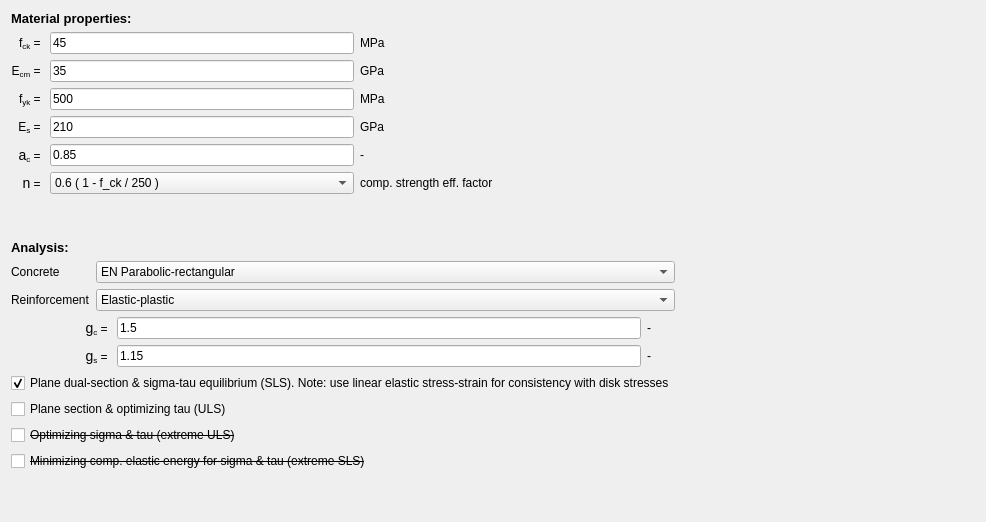
        <widget class="QWidget" name="tab_materials">
         <attribute name="title">
          <string>Materials &amp;&amp; Analysis</string>
         </attribute>
         <layout class="QHBoxLayout" name="horizontalLayout">
          <item>
           <layout class="QGridLayout" name="gridLayout_2">
            <item row="0" column="0">
             <layout class="QHBoxLayout" name="SLS_horizontalLayout">
              <item>
               <layout class="QVBoxLayout" name="Input_verticalLayout">
                <item>
                 <widget class="QLabel" name="label_3">
                  <property name="font">
                   <font>
                    <pointsize>10</pointsize>
                    <weight>75</weight>
                    <bold>true</bold>
                   </font>
                  </property>
                  <property name="text">
                   <string>Material properties:</string>
                  </property>
                 </widget>
                </item>
                <item>
                 <layout class="QGridLayout" name="gridLayout_3">
                  <item row="0" column="3">
                   <widget class="QLabel" name="label_17">
                    <property name="font">
                     <font>
                      <pointsize>9</pointsize>
                     </font>
                    </property>
                    <property name="text">
                     <string>MPa</string>
                    </property>
                   </widget>
                  </item>
                  <item row="1" column="0">
                   <widget class="QLabel" name="label_13">
                    <property name="font">
                     <font>
                      <pointsize>9</pointsize>
                     </font>
                    </property>
                    <property name="text">
                     <string>&lt;html&gt;&lt;head/&gt;&lt;body&gt;&lt;p&gt;E&lt;span style=&quot; vertical-align:sub;&quot;&gt;cm&lt;/span&gt; = &lt;/p&gt;&lt;/body&gt;&lt;/html&gt;</string>
                    </property>
                    <property name="alignment">
                     <set>Qt::AlignRight|Qt::AlignTrailing|Qt::AlignVCenter</set>
                    </property>
                   </widget>
                  </item>
                  <item row="2" column="2">
                   <widget class="QLineEdit" name="lineEdit_f_yk">
                    <property name="font">
                     <font>
                      <pointsize>9</pointsize>
                     </font>
                    </property>
                    <property name="text">
                     <string>500</string>
                    </property>
                   </widget>
                  </item>
                  <item row="0" column="2">
                   <widget class="QLineEdit" name="lineEdit_f_ck">
                    <property name="font">
                     <font>
                      <pointsize>9</pointsize>
                     </font>
                    </property>
                    <property name="text">
                     <string>45</string>
                    </property>
                   </widget>
                  </item>
                  <item row="1" column="2">
                   <widget class="QLineEdit" name="lineEdit_E_cm">
                    <property name="font">
                     <font>
                      <pointsize>9</pointsize>
                     </font>
                    </property>
                    <property name="text">
                     <string>35</string>
                    </property>
                   </widget>
                  </item>
                  <item row="0" column="0">
                   <widget class="QLabel" name="label_12">
                    <property name="font">
                     <font>
                      <pointsize>9</pointsize>
                     </font>
                    </property>
                    <property name="text">
                     <string>&lt;html&gt;&lt;head/&gt;&lt;body&gt;&lt;p&gt;f&lt;span style=&quot; vertical-align:sub;&quot;&gt;ck&lt;/span&gt; = &lt;/p&gt;&lt;/body&gt;&lt;/html&gt;</string>
                    </property>
                    <property name="alignment">
                     <set>Qt::AlignRight|Qt::AlignTrailing|Qt::AlignVCenter</set>
                    </property>
                   </widget>
                  </item>
                  <item row="3" column="2">
                   <widget class="QLineEdit" name="lineEdit_E_s">
                    <property name="font">
                     <font>
                      <pointsize>9</pointsize>
                     </font>
                    </property>
                    <property name="text">
                     <string>210</string>
                    </property>
                   </widget>
                  </item>
                  <item row="2" column="0">
                   <widget class="QLabel" name="label_14">
                    <property name="font">
                     <font>
                      <pointsize>9</pointsize>
                     </font>
                    </property>
                    <property name="text">
                     <string>&lt;html&gt;&lt;head/&gt;&lt;body&gt;&lt;p&gt;f&lt;span style=&quot; vertical-align:sub;&quot;&gt;yk&lt;/span&gt; = &lt;/p&gt;&lt;/body&gt;&lt;/html&gt;</string>
                    </property>
                    <property name="alignment">
                     <set>Qt::AlignRight|Qt::AlignTrailing|Qt::AlignVCenter</set>
                    </property>
                   </widget>
                  </item>
                  <item row="3" column="0">
                   <widget class="QLabel" name="label_15">
                    <property name="font">
                     <font>
                      <pointsize>9</pointsize>
                     </font>
                    </property>
                    <property name="text">
                     <string>&lt;html&gt;&lt;head/&gt;&lt;body&gt;&lt;p&gt;E&lt;span style=&quot; vertical-align:sub;&quot;&gt;s&lt;/span&gt; = &lt;/p&gt;&lt;/body&gt;&lt;/html&gt;</string>
                    </property>
                    <property name="alignment">
                     <set>Qt::AlignRight|Qt::AlignTrailing|Qt::AlignVCenter</set>
                    </property>
                   </widget>
                  </item>
                  <item row="1" column="3">
                   <widget class="QLabel" name="label_19">
                    <property name="font">
                     <font>
                      <pointsize>9</pointsize>
                     </font>
                    </property>
                    <property name="text">
                     <string>GPa</string>
                    </property>
                   </widget>
                  </item>
                  <item row="2" column="3">
                   <widget class="QLabel" name="label_20">
                    <property name="font">
                     <font>
                      <pointsize>9</pointsize>
                     </font>
                    </property>
                    <property name="text">
                     <string>MPa</string>
                    </property>
                   </widget>
                  </item>
                  <item row="3" column="3">
                   <widget class="QLabel" name="label_21">
                    <property name="font">
                     <font>
                      <pointsize>9</pointsize>
                     </font>
                    </property>
                    <property name="text">
                     <string>GPa</string>
                    </property>
                   </widget>
                  </item>
                  <item row="4" column="3">
                   <widget class="QLabel" name="label_7">
                    <property name="font">
                     <font>
                      <pointsize>9</pointsize>
                     </font>
                    </property>
                    <property name="text">
                     <string>-</string>
                    </property>
                   </widget>
                  </item>
                  <item row="4" column="2">
                   <widget class="QLineEdit" name="lineEdit_alpha_cc">
                    <property name="font">
                     <font>
                      <pointsize>9</pointsize>
                     </font>
                    </property>
                    <property name="text">
                     <string>0.85</string>
                    </property>
                   </widget>
                  </item>
                  <item row="4" column="0">
                   <widget class="QLabel" name="label_6">
                    <property name="font">
                     <font>
                      <pointsize>9</pointsize>
                     </font>
                    </property>
                    <property name="text">
                     <string>&lt;html&gt;&lt;head/&gt;&lt;body&gt;&lt;p&gt;&lt;span style=&quot; font-family:'Symbol'; font-size:large;&quot;&gt;a&lt;/span&gt;&lt;span style=&quot; vertical-align:sub;&quot;&gt;c&lt;/span&gt; = &lt;/p&gt;&lt;/body&gt;&lt;/html&gt;</string>
                    </property>
                    <property name="alignment">
                     <set>Qt::AlignRight|Qt::AlignTrailing|Qt::AlignVCenter</set>
                    </property>
                   </widget>
                  </item>
                  <item row="5" column="0">
                   <widget class="QLabel" name="label_23">
                    <property name="font">
                     <font>
                      <pointsize>9</pointsize>
                     </font>
                    </property>
                    <property name="text">
                     <string>&lt;html&gt;&lt;head/&gt;&lt;body&gt;&lt;p&gt;&lt;span style=&quot; font-family:'Symbol'; font-size:large;&quot;&gt;n&lt;/span&gt;&lt;span style=&quot; vertical-align:sub;&quot;&gt;&lt;/span&gt; = &lt;/p&gt;&lt;/body&gt;&lt;/html&gt;</string>
                    </property>
                    <property name="alignment">
                     <set>Qt::AlignRight|Qt::AlignTrailing|Qt::AlignVCenter</set>
                    </property>
                   </widget>
                  </item>
                  <item row="5" column="2">
                   <widget class="QComboBox" name="comboBox_nu">
                    <property name="font">
                     <font>
                      <pointsize>9</pointsize>
                     </font>
                    </property>
                    <item>
                     <property name="text">
                      <string>0.6 ( 1 - f_ck / 250 )</string>
                     </property>
                    </item>
                   </widget>
                  </item>
                  <item row="5" column="3">
                   <widget class="QLabel" name="label_10">
                    <property name="font">
                     <font>
                      <pointsize>9</pointsize>
                     </font>
                    </property>
                    <property name="text">
                     <string>comp. strength eff. factor</string>
                    </property>
                   </widget>
                  </item>
                 </layout>
                </item>
                <item>
                 <spacer name="verticalSpacer_4">
                  <property name="orientation">
                   <enum>Qt::Vertical</enum>
                  </property>
                  <property name="sizeHint" stdset="0">
                   <size>
                    <width>20</width>
                    <height>40</height>
                   </size>
                  </property>
                 </spacer>
                </item>
               </layout>
              </item>
              <item>
               <spacer name="horizontalSpacer_2">
                <property name="orientation">
                 <enum>Qt::Horizontal</enum>
                </property>
                <property name="sizeType">
                 <enum>QSizePolicy::Expanding</enum>
                </property>
                <property name="sizeHint" stdset="0">
                 <size>
                  <width>200</width>
                  <height>20</height>
                 </size>
                </property>
               </spacer>
              </item>
              <item>
               <layout class="QVBoxLayout" name="verticalLayout_8"/>
              </item>
              <item>
               <layout class="QVBoxLayout" name="Plot_verticalLayout"/>
              </item>
             </layout>
            </item>
            <item row="1" column="0">
             <layout class="QHBoxLayout" name="ULS_horizontalLayout">
              <item>
               <layout class="QVBoxLayout" name="Input_verticalLayout_2">
                <item>
                 <widget class="QLabel" name="label_4">
                  <property name="font">
                   <font>
                    <pointsize>10</pointsize>
                    <weight>75</weight>
                    <bold>true</bold>
                   </font>
                  </property>
                  <property name="text">
                   <string>Analysis:</string>
                  </property>
                 </widget>
                </item>
                <item>
                 <layout class="QFormLayout" name="formLayout_2">
                  <item row="0" column="1">
                   <widget class="QComboBox" name="comboBox_concrete">
                    <property name="font">
                     <font>
                      <pointsize>9</pointsize>
                     </font>
                    </property>
                    <item>
                     <property name="text">
                      <string>EN Parabolic-rectangular</string>
                     </property>
                    </item>
                    <item>
                     <property name="text">
                      <string>EN Bi-linear</string>
                     </property>
                    </item>
                    <item>
                     <property name="text">
                      <string>EN Nonlinear</string>
                     </property>
                    </item>
                   </widget>
                  </item>
                  <item row="1" column="0">
                   <widget class="QLabel" name="label_11">
                    <property name="font">
                     <font>
                      <pointsize>9</pointsize>
                     </font>
                    </property>
                    <property name="text">
                     <string>Reinforcement</string>
                    </property>
                   </widget>
                  </item>
                  <item row="1" column="1">
                   <widget class="QComboBox" name="comboBox_reinf">
                    <property name="font">
                     <font>
                      <pointsize>9</pointsize>
                     </font>
                    </property>
                    <item>
                     <property name="text">
                      <string>Elastic-plastic</string>
                     </property>
                    </item>
                   </widget>
                  </item>
                  <item row="0" column="0">
                   <widget class="QLabel" name="label_22">
                    <property name="font">
                     <font>
                      <pointsize>9</pointsize>
                     </font>
                    </property>
                    <property name="text">
                     <string>Concrete</string>
                    </property>
                   </widget>
                  </item>
                 </layout>
                </item>
                <item>
                 <layout class="QGridLayout" name="gridLayout_4">
                  <item row="1" column="1">
                   <widget class="QLineEdit" name="lineEdit_gamma_c">
                    <property name="sizePolicy">
                     <sizepolicy hsizetype="Expanding" vsizetype="Fixed">
                      <horstretch>0</horstretch>
                      <verstretch>0</verstretch>
                     </sizepolicy>
                    </property>
                    <property name="font">
                     <font>
                      <pointsize>9</pointsize>
                     </font>
                    </property>
                    <property name="text">
                     <string>1.5</string>
                    </property>
                   </widget>
                  </item>
                  <item row="3" column="1">
                   <widget class="QLineEdit" name="lineEdit_gamma_s">
                    <property name="font">
                     <font>
                      <pointsize>9</pointsize>
                     </font>
                    </property>
                    <property name="text">
                     <string>1.15</string>
                    </property>
                   </widget>
                  </item>
                  <item row="3" column="0">
                   <widget class="QLabel" name="label_9">
                    <property name="minimumSize">
                     <size>
                      <width>100</width>
                      <height>0</height>
                     </size>
                    </property>
                    <property name="font">
                     <font>
                      <pointsize>9</pointsize>
                     </font>
                    </property>
                    <property name="text">
                     <string>&lt;html&gt;&lt;head/&gt;&lt;body&gt;&lt;p&gt;&lt;span style=&quot; font-family:'Symbol'; font-size:large;&quot;&gt;g&lt;/span&gt;&lt;span style=&quot; vertical-align:sub;&quot;&gt;s&lt;/span&gt; = &lt;/p&gt;&lt;/body&gt;&lt;/html&gt;</string>
                    </property>
                    <property name="alignment">
                     <set>Qt::AlignRight|Qt::AlignTrailing|Qt::AlignVCenter</set>
                    </property>
                   </widget>
                  </item>
                  <item row="1" column="0">
                   <widget class="QLabel" name="label_8">
                    <property name="sizePolicy">
                     <sizepolicy hsizetype="Preferred" vsizetype="Preferred">
                      <horstretch>0</horstretch>
                      <verstretch>0</verstretch>
                     </sizepolicy>
                    </property>
                    <property name="minimumSize">
                     <size>
                      <width>100</width>
                      <height>0</height>
                     </size>
                    </property>
                    <property name="baseSize">
                     <size>
                      <width>0</width>
                      <height>0</height>
                     </size>
                    </property>
                    <property name="font">
                     <font>
                      <pointsize>9</pointsize>
                     </font>
                    </property>
                    <property name="text">
                     <string>&lt;html&gt;&lt;head/&gt;&lt;body&gt;&lt;p&gt;&lt;span style=&quot; font-family:'Symbol'; font-size:large;&quot;&gt;g&lt;/span&gt;&lt;span style=&quot; vertical-align:sub;&quot;&gt;c&lt;/span&gt; = &lt;/p&gt;&lt;/body&gt;&lt;/html&gt;</string>
                    </property>
                    <property name="alignment">
                     <set>Qt::AlignRight|Qt::AlignTrailing|Qt::AlignVCenter</set>
                    </property>
                   </widget>
                  </item>
                  <item row="1" column="2">
                   <widget class="QLabel" name="label_28">
                    <property name="font">
                     <font>
                      <pointsize>9</pointsize>
                     </font>
                    </property>
                    <property name="text">
                     <string>-       </string>
                    </property>
                   </widget>
                  </item>
                  <item row="3" column="2">
                   <widget class="QLabel" name="label_35">
                    <property name="font">
                     <font>
                      <pointsize>9</pointsize>
                     </font>
                    </property>
                    <property name="text">
                     <string>-       </string>
                    </property>
                   </widget>
                  </item>
                 </layout>
                </item>
                <item>
                 <widget class="QCheckBox" name="checkBox_analSLS_1">
                  <property name="font">
                   <font>
                    <pointsize>9</pointsize>
                   </font>
                  </property>
                  <property name="text">
                   <string>Plane dual-section &amp;&amp; sigma-tau equilibrium (SLS). Note: use linear elastic stress-strain for consistency with disk stresses</string>
                  </property>
                  <property name="checked">
                   <bool>true</bool>
                  </property>
                 </widget>
                </item>
                <item>
                 <widget class="QCheckBox" name="checkBox_analULS_1">
                  <property name="font">
                   <font>
                    <pointsize>9</pointsize>
                   </font>
                  </property>
                  <property name="text">
                   <string>Plane section &amp;&amp; optimizing tau (ULS)</string>
                  </property>
                  <property name="checked">
                   <bool>false</bool>
                  </property>
                 </widget>
                </item>
                <item>
                 <widget class="QCheckBox" name="checkBox_analULS_2">
                  <property name="font">
                   <font>
                    <pointsize>9</pointsize>
                    <strikeout>true</strikeout>
                   </font>
                  </property>
                  <property name="text">
                   <string>Optimizing sigma &amp;&amp; tau (extreme ULS)</string>
                  </property>
                  <property name="checkable">
                   <bool>false</bool>
                  </property>
                 </widget>
                </item>
                <item>
                 <widget class="QCheckBox" name="checkBox_analSLS_2">
                  <property name="font">
                   <font>
                    <pointsize>9</pointsize>
                    <strikeout>true</strikeout>
                   </font>
                  </property>
                  <property name="text">
                   <string>Minimizing comp. elastic energy for sigma &amp;&amp; tau (extreme SLS)</string>
                  </property>
                  <property name="checkable">
                   <bool>false</bool>
                  </property>
                 </widget>
                </item>
                <item>
                 <spacer name="verticalSpacer">
                  <property name="orientation">
                   <enum>Qt::Vertical</enum>
                  </property>
                  <property name="sizeHint" stdset="0">
                   <size>
                    <width>20</width>
                    <height>40</height>
                   </size>
                  </property>
                 </spacer>
                </item>
               </layout>
              </item>
              <item>
               <spacer name="horizontalSpacer_3">
                <property name="orientation">
                 <enum>Qt::Horizontal</enum>
                </property>
                <property name="sizeType">
                 <enum>QSizePolicy::Expanding</enum>
                </property>
                <property name="sizeHint" stdset="0">
                 <size>
                  <width>300</width>
                  <height>20</height>
                 </size>
                </property>
               </spacer>
              </item>
              <item>
               <layout class="QVBoxLayout" name="verticalLayout_9"/>
              </item>
              <item>
               <layout class="QVBoxLayout" name="Plot_verticalLayout_2"/>
              </item>
             </layout>
            </item>
           </layout>
          </item>
         </layout>
        </widget>
